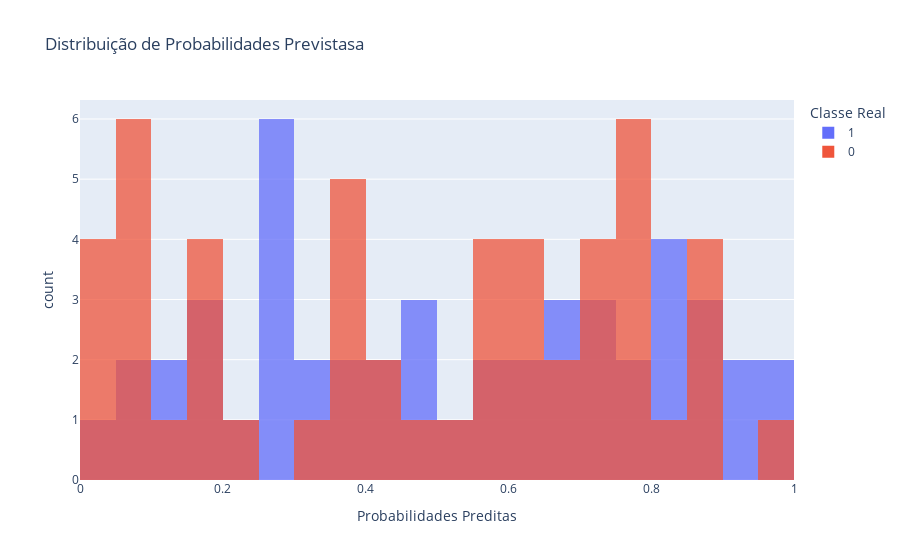

Write notebook code for a chart like this one.
### Code cell
import plotly.express as px

# Simulando probabilidades previstas para as duas classes
# 'y_pred_prob' são as probabilidades previstas pelo modelo
# 'y_test' são os rótulos reais
df = pd.DataFrame({'y_pred_prob': y_pred_prob, 'y_test': y_test})

# Criando o histograma das probabilidades previstas
fig = px.histogram(df, x='y_pred_prob', color='y_test', nbins=20,
                   title="Distribuição de Probabilidades Previstasa",
                   labels={"y_pred_prob": "Probabilidades Preditas", "y_test": "Classe Real"},
                   barmode='overlay', opacity=0.75)

fig.show()

### Figure 1 — Plotly figure (JSON) as saved in the notebook; plotly's stock layout.template omitted (floating-point values rounded to 4 significant figures)
{"data": [{"alignmentgroup": "True", "bingroup": "x", "hovertemplate": "Classe Real=1<br>Probabilidades Preditas=%{x}<br>count=%{y}<extra></extra>", "legendgroup": "1", "marker": {"color": "#636efa", "opacity": 0.75, "pattern": {"shape": ""}}, "name": "1", "nbinsx": 20, "offsetgroup": "1", "orientation": "v", "showlegend": true, "type": "histogram", "x": [0.1141, 0.9127, 0.2994, 0.6302, 0.1626, 0.3713, 0.5372, 0.4795, 0.6577, 0.7525, 0.7195, 0.6672, 0.0807, 0.9278, 0.4461, 0.07549, 0.8743, 0.0006032, 0.6128, 0.2774, 0.6665, 0.8374, 0.9768, 0.2917, 0.9532, 0.8592, 0.7942, 0.2945, 0.1877, 0.116, 0.1791, 0.7164, 0.3481, 0.3377, 0.8344, 0.8509, 0.4862, 0.4955, 0.7473, 0.805, 0.3657, 0.5843, 0.8481, 0.2958, 0.2762, 0.2157, 0.5595, 0.4024], "xaxis": "x", "yaxis": "y"}, {"alignmentgroup": "True", "bingroup": "x", "hovertemplate": "Classe Real=0<br>Probabilidades Preditas=%{x}<br>count=%{y}<extra></extra>", "legendgroup": "0", "marker": {"color": "#EF553B", "opacity": 0.75, "pattern": {"shape": ""}}, "name": "0", "nbinsx": 20, "offsetgroup": "0", "orientation": "v", "showlegend": true, "type": "histogram", "x": [0.8668, 0.593, 0.6524, 0.7891, 0.3719, 0.04033, 0.5531, 0.5828, 0.7985, 0.4909, 0.5289, 0.3782, 0.09326, 0.2261, 0.7097, 0.7256, 0.1596, 0.7257, 0.178, 0.07169, 0.6287, 0.7578, 0.07823, 0.327, 0.7758, 0.8921, 0.1209, 0.4497, 0.3943, 0.01417, 0.1804, 0.00903, 0.883, 0.984, 0.7477, 0.8146, 0.05586, 0.6149, 0.0716, 0.1554, 0.3969, 0.6772, 0.01806, 0.7707, 0.3625, 0.5644, 0.7918, 0.4372, 0.6007, 0.6139, 0.8502, 0.08678], "xaxis": "x", "yaxis": "y"}], "layout": {"barmode": "overlay", "legend": {"title": {"text": "Classe Real"}, "tracegroupgap": 0}, "title": {"text": "Distribuição de Probabilidades Previstasa"}, "xaxis": {"anchor": "y", "domain": [0, 1], "title": {"text": "Probabilidades Preditas"}}, "yaxis": {"anchor": "x", "domain": [0, 1], "title": {"text": "count"}}}}
